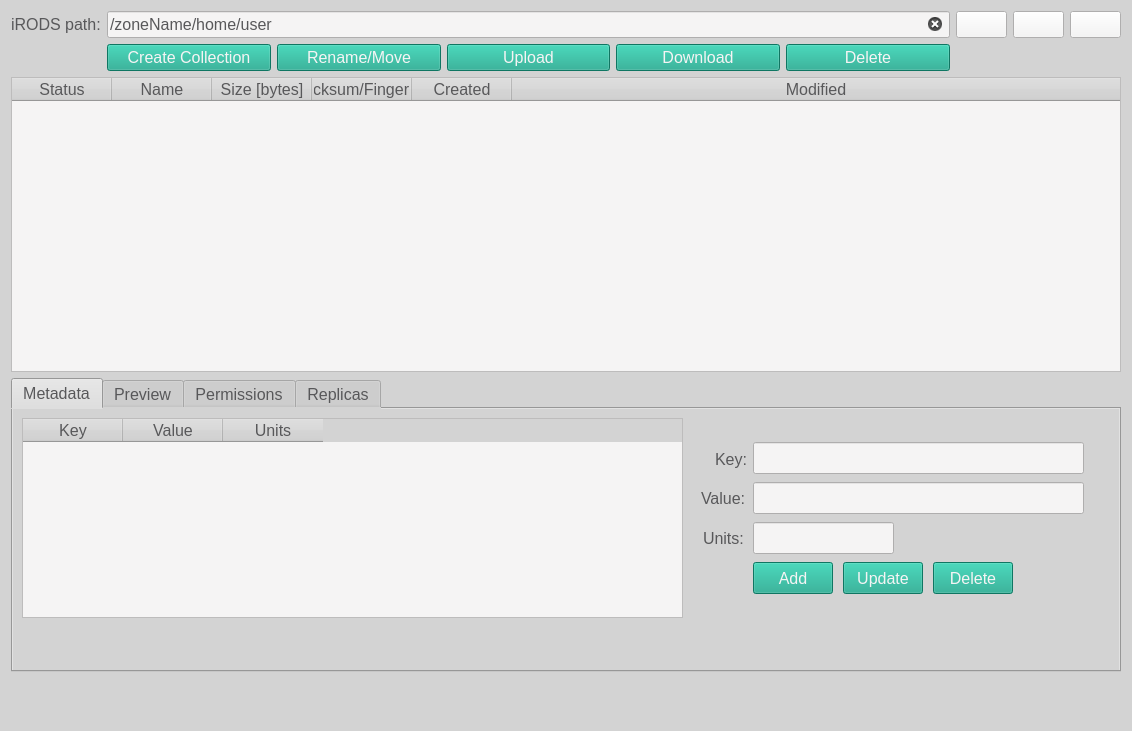
<?xml version="1.0" encoding="UTF-8"?>
<ui version="4.0">
 <class>tabBrowser</class>
 <widget class="QWidget" name="tabBrowser">
  <property name="geometry">
   <rect>
    <x>0</x>
    <y>0</y>
    <width>1132</width>
    <height>731</height>
   </rect>
  </property>
  <property name="minimumSize">
   <size>
    <width>800</width>
    <height>600</height>
   </size>
  </property>
  <property name="font">
   <font>
    <pointsize>12</pointsize>
    <weight>50</weight>
    <italic>false</italic>
    <bold>false</bold>
   </font>
  </property>
  <property name="windowTitle">
   <string>Form</string>
  </property>
  <property name="styleSheet">
   <string notr="true">QWidget
{
    background-color: rgb(211,211,211);
    color: rgb(88, 88, 90);
    selection-background-color: rgb(21, 165, 137);
    selection-color: rgb(245, 244, 244);
    font-size: 12pt;
}

QLabel#error_label
{
    color: rgb(220, 130, 30);
}

QLineEdit, QTextEdit, QTableWidget
{
   background-color:  rgb(245, 244, 244)
}

QPushButton
{
	background-color: rgb(21, 165, 137);
    color: rgb(245, 244, 244);
}

QPushButton#home_button, QPushButton#parent_button, QPushButton#refresh_button
{
    background-color: rgb(245, 244, 244);
}

QTabWidget#info_tabs
{
     background-color: background-color: rgb(211,211,211);
}

</string>
  </property>
  <layout class="QGridLayout" name="gridLayout_2">
   <item row="0" column="0">
    <layout class="QGridLayout" name="gridLayout">
     <item row="1" column="0">
      <layout class="QHBoxLayout" name="horizontalLayout_4"/>
     </item>
     <item row="0" column="4">
      <widget class="QPushButton" name="home_button">
       <property name="font">
        <font>
         <pointsize>12</pointsize>
         <weight>50</weight>
         <italic>false</italic>
         <bold>false</bold>
        </font>
       </property>
       <property name="text">
        <string/>
       </property>
       <property name="icon">
        <iconset>
         <normaloff>../icons/home.png</normaloff>../icons/home.png</iconset>
       </property>
      </widget>
     </item>
     <item row="0" column="0">
      <widget class="QLabel" name="label_2">
       <property name="font">
        <font>
         <pointsize>12</pointsize>
         <weight>50</weight>
         <italic>false</italic>
         <bold>false</bold>
        </font>
       </property>
       <property name="text">
        <string>iRODS path:</string>
       </property>
      </widget>
     </item>
     <item row="0" column="2">
      <widget class="QPushButton" name="refresh_button">
       <property name="font">
        <font>
         <pointsize>12</pointsize>
         <weight>50</weight>
         <italic>false</italic>
         <bold>false</bold>
        </font>
       </property>
       <property name="text">
        <string/>
       </property>
       <property name="icon">
        <iconset>
         <normaloff>../icons/refresh.png</normaloff>../icons/refresh.png</iconset>
       </property>
      </widget>
     </item>
     <item row="0" column="3">
      <widget class="QPushButton" name="parent_button">
       <property name="enabled">
        <bool>true</bool>
       </property>
       <property name="font">
        <font>
         <pointsize>12</pointsize>
         <weight>50</weight>
         <italic>false</italic>
         <bold>false</bold>
        </font>
       </property>
       <property name="text">
        <string/>
       </property>
       <property name="icon">
        <iconset>
         <normaloff>../icons/arrow-up.png</normaloff>../icons/arrow-up.png</iconset>
       </property>
      </widget>
     </item>
     <item row="0" column="1">
      <widget class="QLineEdit" name="input_path">
       <property name="sizePolicy">
        <sizepolicy hsizetype="MinimumExpanding" vsizetype="Fixed">
         <horstretch>0</horstretch>
         <verstretch>0</verstretch>
        </sizepolicy>
       </property>
       <property name="font">
        <font>
         <pointsize>12</pointsize>
         <weight>50</weight>
         <italic>false</italic>
         <bold>false</bold>
        </font>
       </property>
       <property name="styleSheet">
        <string notr="true"/>
       </property>
       <property name="text">
        <string>/zoneName/home/user</string>
       </property>
       <property name="echoMode">
        <enum>QLineEdit::Normal</enum>
       </property>
       <property name="placeholderText">
        <string/>
       </property>
       <property name="clearButtonEnabled">
        <bool>true</bool>
       </property>
      </widget>
     </item>
     <item row="1" column="1">
      <layout class="QHBoxLayout" name="horizontalLayout_5">
       <item>
        <widget class="QPushButton" name="create_coll_button">
         <property name="font">
          <font>
           <pointsize>12</pointsize>
           <weight>50</weight>
           <italic>false</italic>
           <bold>false</bold>
          </font>
         </property>
         <property name="text">
          <string>Create Collection</string>
         </property>
        </widget>
       </item>
       <item>
        <widget class="QPushButton" name="rename_button">
         <property name="font">
          <font>
           <pointsize>12</pointsize>
           <weight>50</weight>
           <italic>false</italic>
           <bold>false</bold>
          </font>
         </property>
         <property name="text">
          <string>Rename/Move</string>
         </property>
        </widget>
       </item>
       <item>
        <widget class="QPushButton" name="upload_button">
         <property name="font">
          <font>
           <pointsize>12</pointsize>
           <weight>50</weight>
           <italic>false</italic>
           <bold>false</bold>
          </font>
         </property>
         <property name="text">
          <string>Upload</string>
         </property>
        </widget>
       </item>
       <item>
        <widget class="QPushButton" name="download_button">
         <property name="font">
          <font>
           <pointsize>12</pointsize>
           <weight>50</weight>
           <italic>false</italic>
           <bold>false</bold>
          </font>
         </property>
         <property name="text">
          <string>Download</string>
         </property>
        </widget>
       </item>
       <item>
        <widget class="QPushButton" name="delete_button">
         <property name="font">
          <font>
           <pointsize>12</pointsize>
           <weight>50</weight>
           <italic>false</italic>
           <bold>false</bold>
          </font>
         </property>
         <property name="text">
          <string>Delete</string>
         </property>
        </widget>
       </item>
      </layout>
     </item>
    </layout>
   </item>
   <item row="1" column="0">
    <widget class="QTableWidget" name="browser_table">
     <property name="minimumSize">
      <size>
       <width>0</width>
       <height>250</height>
      </size>
     </property>
     <property name="font">
      <font>
       <pointsize>12</pointsize>
       <weight>50</weight>
       <italic>false</italic>
       <bold>false</bold>
      </font>
     </property>
     <property name="styleSheet">
      <string notr="true"/>
     </property>
     <property name="sizeAdjustPolicy">
      <enum>QAbstractScrollArea::AdjustToContents</enum>
     </property>
     <property name="editTriggers">
      <set>QAbstractItemView::NoEditTriggers</set>
     </property>
     <property name="tabKeyNavigation">
      <bool>false</bool>
     </property>
     <property name="showDropIndicator" stdset="0">
      <bool>false</bool>
     </property>
     <property name="dragDropOverwriteMode">
      <bool>false</bool>
     </property>
     <property name="alternatingRowColors">
      <bool>false</bool>
     </property>
     <property name="selectionMode">
      <enum>QAbstractItemView::SingleSelection</enum>
     </property>
     <property name="selectionBehavior">
      <enum>QAbstractItemView::SelectRows</enum>
     </property>
     <property name="sortingEnabled">
      <bool>false</bool>
     </property>
     <attribute name="horizontalHeaderStretchLastSection">
      <bool>true</bool>
     </attribute>
     <column>
      <property name="text">
       <string notr="true">Status</string>
      </property>
      <property name="toolTip">
       <string notr="true"/>
      </property>
      <property name="whatsThis">
       <string notr="true"/>
      </property>
     </column>
     <column>
      <property name="text">
       <string>Name</string>
      </property>
     </column>
     <column>
      <property name="text">
       <string>Size [bytes]</string>
      </property>
     </column>
     <column>
      <property name="text">
       <string>Checksum/Fingerprint</string>
      </property>
     </column>
     <column>
      <property name="text">
       <string>Created</string>
      </property>
     </column>
     <column>
      <property name="text">
       <string>Modified</string>
      </property>
     </column>
    </widget>
   </item>
   <item row="2" column="0">
    <widget class="QTabWidget" name="info_tabs">
     <property name="minimumSize">
      <size>
       <width>500</width>
       <height>200</height>
      </size>
     </property>
     <property name="maximumSize">
      <size>
       <width>190000</width>
       <height>16777215</height>
      </size>
     </property>
     <property name="font">
      <font>
       <pointsize>12</pointsize>
       <weight>50</weight>
       <italic>false</italic>
       <bold>false</bold>
      </font>
     </property>
     <property name="styleSheet">
      <string notr="true"/>
     </property>
     <property name="currentIndex">
      <number>0</number>
     </property>
     <widget class="QWidget" name="metadata">
      <attribute name="title">
       <string>Metadata</string>
      </attribute>
      <widget class="QTableWidget" name="meta_table">
       <property name="geometry">
        <rect>
         <x>9</x>
         <y>9</y>
         <width>661</width>
         <height>200</height>
        </rect>
       </property>
       <property name="sizePolicy">
        <sizepolicy hsizetype="Fixed" vsizetype="Expanding">
         <horstretch>0</horstretch>
         <verstretch>0</verstretch>
        </sizepolicy>
       </property>
       <property name="minimumSize">
        <size>
         <width>600</width>
         <height>200</height>
        </size>
       </property>
       <property name="maximumSize">
        <size>
         <width>16777215</width>
         <height>16777215</height>
        </size>
       </property>
       <property name="font">
        <font>
         <pointsize>12</pointsize>
         <weight>50</weight>
         <italic>false</italic>
         <bold>false</bold>
        </font>
       </property>
       <property name="styleSheet">
        <string notr="true"/>
       </property>
       <property name="sizeAdjustPolicy">
        <enum>QAbstractScrollArea::AdjustToContents</enum>
       </property>
       <property name="editTriggers">
        <set>QAbstractItemView::NoEditTriggers</set>
       </property>
       <property name="selectionMode">
        <enum>QAbstractItemView::SingleSelection</enum>
       </property>
       <property name="selectionBehavior">
        <enum>QAbstractItemView::SelectRows</enum>
       </property>
       <property name="sortingEnabled">
        <bool>true</bool>
       </property>
       <column>
        <property name="text">
         <string>Key</string>
        </property>
       </column>
       <column>
        <property name="text">
         <string>Value</string>
        </property>
       </column>
       <column>
        <property name="text">
         <string>Units</string>
        </property>
       </column>
      </widget>
      <widget class="QLabel" name="label_4">
       <property name="geometry">
        <rect>
         <x>702</x>
         <y>38</y>
         <width>31</width>
         <height>24</height>
        </rect>
       </property>
       <property name="font">
        <font>
         <pointsize>12</pointsize>
         <weight>50</weight>
         <italic>false</italic>
         <bold>false</bold>
        </font>
       </property>
       <property name="text">
        <string>Key:</string>
       </property>
      </widget>
      <widget class="QLabel" name="label_6">
       <property name="geometry">
        <rect>
         <x>688</x>
         <y>77</y>
         <width>51</width>
         <height>24</height>
        </rect>
       </property>
       <property name="font">
        <font>
         <pointsize>12</pointsize>
         <weight>50</weight>
         <italic>false</italic>
         <bold>false</bold>
        </font>
       </property>
       <property name="text">
        <string>Value:</string>
       </property>
      </widget>
      <widget class="QLineEdit" name="meta_key_field">
       <property name="geometry">
        <rect>
         <x>740</x>
         <y>33</y>
         <width>331</width>
         <height>32</height>
        </rect>
       </property>
       <property name="font">
        <font>
         <pointsize>12</pointsize>
         <weight>50</weight>
         <italic>false</italic>
         <bold>false</bold>
        </font>
       </property>
      </widget>
      <widget class="QPushButton" name="delete_meta_button">
       <property name="geometry">
        <rect>
         <x>920</x>
         <y>153</y>
         <width>80</width>
         <height>32</height>
        </rect>
       </property>
       <property name="font">
        <font>
         <pointsize>12</pointsize>
         <weight>50</weight>
         <italic>false</italic>
         <bold>false</bold>
        </font>
       </property>
       <property name="text">
        <string>Delete</string>
       </property>
      </widget>
      <widget class="QPushButton" name="add_meta_button">
       <property name="geometry">
        <rect>
         <x>740</x>
         <y>153</y>
         <width>80</width>
         <height>32</height>
        </rect>
       </property>
       <property name="font">
        <font>
         <pointsize>12</pointsize>
         <weight>50</weight>
         <italic>false</italic>
         <bold>false</bold>
        </font>
       </property>
       <property name="text">
        <string>Add</string>
       </property>
      </widget>
      <widget class="QPushButton" name="update_meta_button">
       <property name="geometry">
        <rect>
         <x>830</x>
         <y>153</y>
         <width>80</width>
         <height>32</height>
        </rect>
       </property>
       <property name="font">
        <font>
         <pointsize>12</pointsize>
         <weight>50</weight>
         <italic>false</italic>
         <bold>false</bold>
        </font>
       </property>
       <property name="text">
        <string>Update</string>
       </property>
      </widget>
      <widget class="QLineEdit" name="meta_units_field">
       <property name="geometry">
        <rect>
         <x>740</x>
         <y>113</y>
         <width>141</width>
         <height>32</height>
        </rect>
       </property>
       <property name="font">
        <font>
         <pointsize>12</pointsize>
         <weight>50</weight>
         <italic>false</italic>
         <bold>false</bold>
        </font>
       </property>
      </widget>
      <widget class="QLabel" name="label_5">
       <property name="geometry">
        <rect>
         <x>690</x>
         <y>117</y>
         <width>41</width>
         <height>24</height>
        </rect>
       </property>
       <property name="font">
        <font>
         <pointsize>12</pointsize>
         <weight>50</weight>
         <italic>false</italic>
         <bold>false</bold>
        </font>
       </property>
       <property name="text">
        <string>Units:</string>
       </property>
      </widget>
      <widget class="QLineEdit" name="meta_value_field">
       <property name="geometry">
        <rect>
         <x>740</x>
         <y>73</y>
         <width>331</width>
         <height>32</height>
        </rect>
       </property>
       <property name="font">
        <font>
         <pointsize>12</pointsize>
         <weight>50</weight>
         <italic>false</italic>
         <bold>false</bold>
        </font>
       </property>
      </widget>
     </widget>
     <widget class="QWidget" name="preview">
      <property name="font">
       <font>
        <pointsize>12</pointsize>
        <weight>50</weight>
        <italic>false</italic>
        <bold>false</bold>
       </font>
      </property>
      <property name="autoFillBackground">
       <bool>false</bool>
      </property>
      <attribute name="title">
       <string>Preview</string>
      </attribute>
      <layout class="QVBoxLayout" name="verticalLayout_2">
       <item>
        <widget class="QTextBrowser" name="preview_browser"/>
       </item>
      </layout>
     </widget>
     <widget class="QWidget" name="permissions">
      <attribute name="title">
       <string>Permissions</string>
      </attribute>
      <widget class="QLineEdit" name="acl_user_field">
       <property name="geometry">
        <rect>
         <x>731</x>
         <y>40</y>
         <width>251</width>
         <height>32</height>
        </rect>
       </property>
      </widget>
      <widget class="QLabel" name="label_13">
       <property name="geometry">
        <rect>
         <x>684</x>
         <y>40</y>
         <width>41</width>
         <height>31</height>
        </rect>
       </property>
       <property name="text">
        <string>User:</string>
       </property>
      </widget>
      <widget class="QLineEdit" name="acl_zone_field">
       <property name="geometry">
        <rect>
         <x>731</x>
         <y>80</y>
         <width>251</width>
         <height>32</height>
        </rect>
       </property>
      </widget>
      <widget class="QLabel" name="label_8">
       <property name="geometry">
        <rect>
         <x>681</x>
         <y>86</y>
         <width>41</width>
         <height>20</height>
        </rect>
       </property>
       <property name="text">
        <string>Zone:</string>
       </property>
      </widget>
      <widget class="QLabel" name="label_10">
       <property name="geometry">
        <rect>
         <x>671</x>
         <y>120</y>
         <width>75</width>
         <height>32</height>
        </rect>
       </property>
       <property name="text">
        <string>Access:</string>
       </property>
      </widget>
      <widget class="QComboBox" name="acl_box">
       <property name="enabled">
        <bool>false</bool>
       </property>
       <property name="geometry">
        <rect>
         <x>731</x>
         <y>120</y>
         <width>131</width>
         <height>32</height>
        </rect>
       </property>
       <item>
        <property name="text">
         <string>read</string>
        </property>
       </item>
       <item>
        <property name="text">
         <string>write</string>
        </property>
       </item>
       <item>
        <property name="text">
         <string>own</string>
        </property>
       </item>
       <item>
        <property name="text">
         <string>delete</string>
        </property>
       </item>
      </widget>
      <widget class="QComboBox" name="recursive_box">
       <property name="enabled">
        <bool>false</bool>
       </property>
       <property name="geometry">
        <rect>
         <x>969</x>
         <y>120</y>
         <width>131</width>
         <height>32</height>
        </rect>
       </property>
       <item>
        <property name="text">
         <string>False</string>
        </property>
       </item>
       <item>
        <property name="text">
         <string>True</string>
        </property>
       </item>
      </widget>
      <widget class="QPushButton" name="add_acl_button">
       <property name="geometry">
        <rect>
         <x>731</x>
         <y>161</y>
         <width>124</width>
         <height>32</height>
        </rect>
       </property>
       <property name="font">
        <font>
         <pointsize>12</pointsize>
         <weight>50</weight>
         <italic>false</italic>
         <bold>false</bold>
        </font>
       </property>
       <property name="text">
        <string>Add/Update</string>
       </property>
      </widget>
      <widget class="QLabel" name="owner">
       <property name="geometry">
        <rect>
         <x>669</x>
         <y>0</y>
         <width>61</width>
         <height>41</height>
        </rect>
       </property>
       <property name="text">
        <string>Owner: </string>
       </property>
      </widget>
      <widget class="QLabel" name="owner_label">
       <property name="geometry">
        <rect>
         <x>732</x>
         <y>5</y>
         <width>221</width>
         <height>31</height>
        </rect>
       </property>
       <property name="text">
        <string/>
       </property>
      </widget>
      <widget class="QLabel" name="label_7">
       <property name="geometry">
        <rect>
         <x>875</x>
         <y>116</y>
         <width>91</width>
         <height>41</height>
        </rect>
       </property>
       <property name="toolTip">
        <string>Apply to all objects in this collection</string>
       </property>
       <property name="text">
        <string>Apply to all:</string>
       </property>
      </widget>
      <widget class="QTableWidget" name="acl_table">
       <property name="geometry">
        <rect>
         <x>0</x>
         <y>0</y>
         <width>651</width>
         <height>200</height>
        </rect>
       </property>
       <property name="minimumSize">
        <size>
         <width>600</width>
         <height>200</height>
        </size>
       </property>
       <property name="styleSheet">
        <string notr="true"/>
       </property>
       <property name="sizeAdjustPolicy">
        <enum>QAbstractScrollArea::AdjustToContents</enum>
       </property>
       <property name="editTriggers">
        <set>QAbstractItemView::NoEditTriggers</set>
       </property>
       <property name="selectionMode">
        <enum>QAbstractItemView::SingleSelection</enum>
       </property>
       <property name="selectionBehavior">
        <enum>QAbstractItemView::SelectRows</enum>
       </property>
       <property name="sortingEnabled">
        <bool>true</bool>
       </property>
       <column>
        <property name="text">
         <string>User</string>
        </property>
       </column>
       <column>
        <property name="text">
         <string>Zone</string>
        </property>
       </column>
       <column>
        <property name="text">
         <string>Access</string>
        </property>
       </column>
       <column>
        <property name="text">
         <string>Inherit</string>
        </property>
       </column>
      </widget>
     </widget>
     <widget class="QWidget" name="replicas">
      <attribute name="title">
       <string>Replicas</string>
      </attribute>
      <layout class="QHBoxLayout" name="horizontalLayout_3">
       <item>
        <widget class="QTableWidget" name="replica_table">
         <property name="styleSheet">
          <string notr="true"/>
         </property>
         <property name="sizeAdjustPolicy">
          <enum>QAbstractScrollArea::AdjustToContents</enum>
         </property>
         <property name="editTriggers">
          <set>QAbstractItemView::NoEditTriggers</set>
         </property>
         <property name="selectionMode">
          <enum>QAbstractItemView::SingleSelection</enum>
         </property>
         <property name="selectionBehavior">
          <enum>QAbstractItemView::SelectRows</enum>
         </property>
         <property name="sortingEnabled">
          <bool>true</bool>
         </property>
         <column>
          <property name="text">
           <string>Replica</string>
          </property>
         </column>
         <column>
          <property name="text">
           <string>Hierarchy</string>
          </property>
         </column>
         <column>
          <property name="text">
           <string>Checksum</string>
          </property>
         </column>
         <column>
          <property name="text">
           <string>Size [bytes]</string>
          </property>
         </column>
         <column>
          <property name="text">
           <string>Status</string>
          </property>
         </column>
        </widget>
       </item>
      </layout>
     </widget>
    </widget>
   </item>
   <item row="3" column="0">
    <widget class="QLabel" name="no_meta_label">
     <property name="font">
      <font>
       <pointsize>12</pointsize>
       <weight>50</weight>
       <italic>false</italic>
       <bold>false</bold>
      </font>
     </property>
     <property name="text">
      <string/>
     </property>
    </widget>
   </item>
   <item row="4" column="0">
    <widget class="QLabel" name="error_label">
     <property name="font">
      <font>
       <pointsize>12</pointsize>
       <weight>50</weight>
       <italic>false</italic>
       <bold>false</bold>
      </font>
     </property>
     <property name="styleSheet">
      <string notr="true"/>
     </property>
     <property name="text">
      <string/>
     </property>
    </widget>
   </item>
  </layout>
 </widget>
 <resources/>
 <connections/>
</ui>
